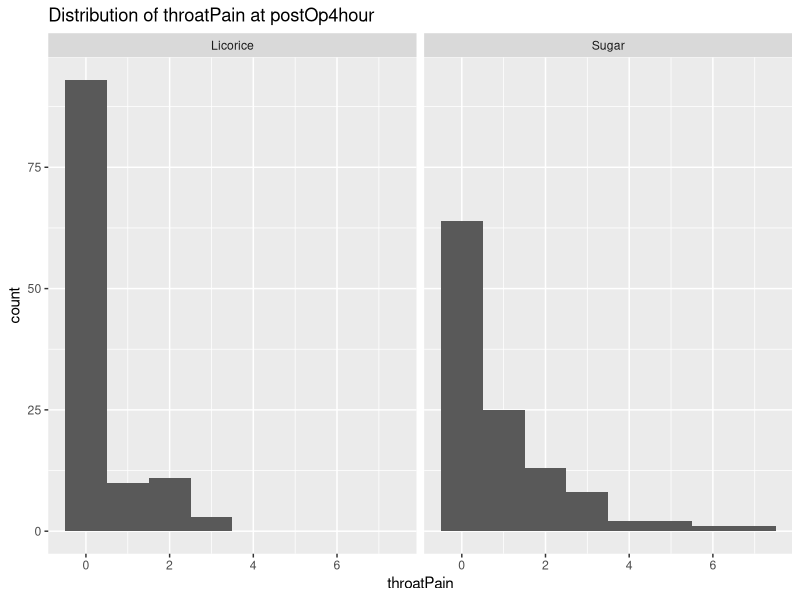
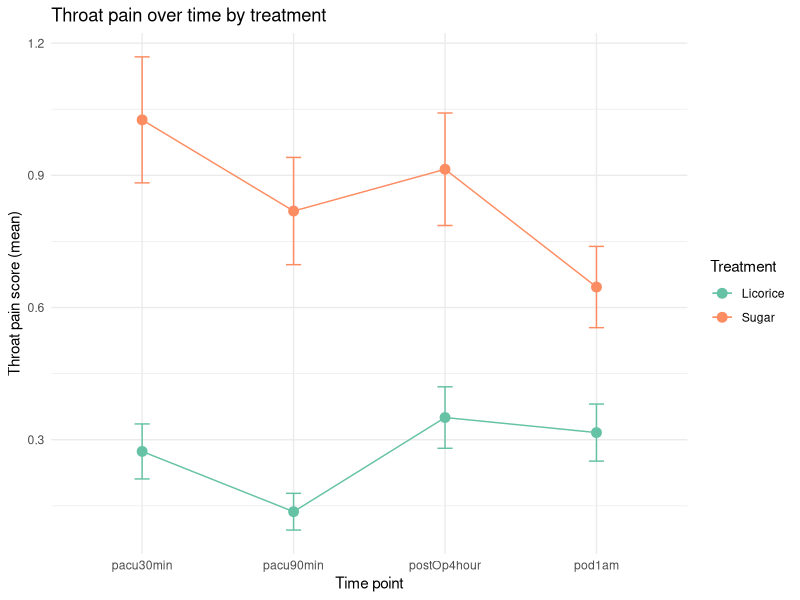

Generate these figures, in order, with R:
## ---- chunk 1
knitr::opts_chunk$set(echo = TRUE)
## ---- chunk 2
library(patchwork)
library(tidyverse)
library(here)
library(broom)
library(lme4)
library(broom.mixed)

# Load data
joined_exam_data <- read_delim(here("data","joined_exam_data_2025-09-09.txt"))

# Mutate from character to factor
joined_exam_data <- joined_exam_data %>% 
  mutate(across(where(is.character), as.factor))
## ---- chunk 3
# Create dataset with one row per participant
patient_level_data <- joined_exam_data %>% 
  distinct(patient_id, treat, smoking, gender, age, BMI)

# Table of treatment (rows) by smoking (columns) - one per patient
table(patient_level_data$treat, patient_level_data$smoking) %>% 
  knitr::kable(
    caption = "Treatment Distribution by Smoking Status",
    col.names = c("Current", "Never", "Past")
  )
## ---- chunk 4
chisq.test(table(patient_level_data$treat, patient_level_data$smoking)) %>% 
  tidy() %>% 
  knitr::kable(
    digits = 3,
    col.names = c("Chi-square", "p-value", "df", "Method"),
    caption = "Association between Treatment and Smoking Status"
  )
## ---- chunk 5
## Table of treatment (rows) by gender (columns) - one per patient
table(patient_level_data$treat, patient_level_data$gender) %>% 
  knitr::kable(
    caption = "Treatment Distribution by Gender",
    col.names = c("Female", "Male")
  )
## ---- chunk 6
chisq_treat_gender_result <- chisq.test(table(patient_level_data$treat, patient_level_data$gender)) %>% 
  tidy() %>% 
  rename(
    chi_square = statistic,
    degrees_of_freedom = parameter
  ) %>% 
  knitr::kable(
    digits = 3,
    col.names = c("Chi-square", "p-value", "df", "Method"),
    caption = "Association between Treatment and Gender"
  )

chisq_treat_gender_result
## ---- chunk 7
# Filter to 4-hour timepoint only
postOp4h_data <- joined_exam_data %>% 
  filter(time == "postOp4hour")

# Create plot
ggplot(postOp4h_data, aes(x = throatPain)) +
  geom_histogram(binwidth = 1) +
  facet_wrap(~treat) +
  labs(title = "Distribution of throatPain at postOp4hour")
## ---- chunk 8
# Descriptive statistics by treatment
postOp4h_data %>% 
  group_by(treat) %>% 
  summarise(
    mean_pain = mean(throatPain, na.rm = TRUE),
    median_pain = median(throatPain, na.rm = TRUE),
    prop_no_pain = mean(throatPain == 0, na.rm = TRUE),
    n = n()
  ) %>% 
  knitr::kable(
    digits = 3,
    caption = "Throat Pain at 4 Hours Post-Operation by Treatment"
  )

# Wilcoxon rank sum test
wilcox.test(throatPain ~ treat, data = postOp4h_data) %>% 
  tidy() %>% 
  knitr::kable(
    digits = 4,
    col.names = c("Statistic", "p-value", "Method", "Alternative"),
    caption = "Wilcoxon Test: Treatment Effect at 4 Hours"
  )
## ---- chunk 9
# Mixed effects model with all timepoints
throat_model <- lmer(throatPain ~ treat * time + (1|patient_id), 
                     data = joined_exam_data)

# Tidy results focusing on treatment effects
tidy(throat_model, effects = "fixed") %>% 
  knitr::kable(digits = 3, caption = "Mixed effects model results") 

# Full model summary
summary(throat_model)
## ---- chunk 10
# Ensure correct time order
joined_exam_data$time <- factor(joined_exam_data$time, 
                               levels = c("pacu30min", "pacu90min", "postOp4hour", "pod1am"))

# Plot
joined_exam_data %>% 
  group_by(treat, time) %>% 
  summarise(
    mean_pain = mean(throatPain, na.rm = TRUE),
    se_pain = sd(throatPain, na.rm = TRUE) / sqrt(n()),
    .groups = "drop"
  ) %>% 
  ggplot(aes(x = time, y = mean_pain, color = treat, group = treat)) +
  geom_line(linewidth = 0.5) +
  geom_point(size = 3) +
  geom_errorbar(aes(ymin = mean_pain - se_pain, ymax = mean_pain + se_pain), 
                width = 0.1) +
  labs(
    x = "Time point",
    y = "Throat pain score (mean)",
    color = "Treatment",
    title = "Throat pain over time by treatment"
  ) +
  theme_minimal() +
  scale_color_brewer(palette = "Set2")
